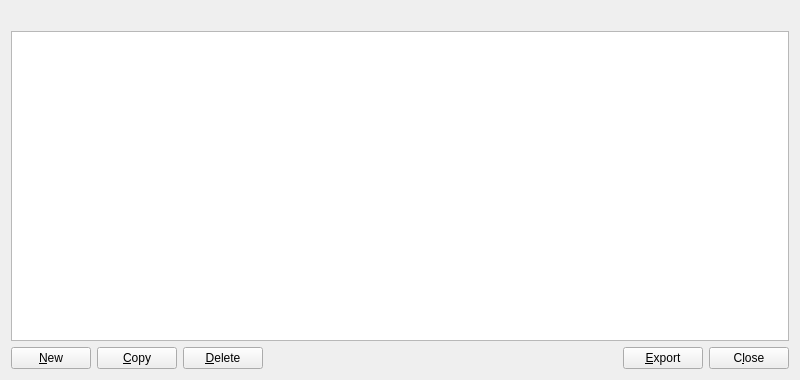
<?xml version="1.0" encoding="UTF-8"?>
<ui version="4.0">
 <class>ZAddressBookPage</class>
 <widget class="QWidget" name="ZAddressBookPage">
  <property name="geometry">
   <rect>
    <x>0</x>
    <y>0</y>
    <width>800</width>
    <height>380</height>
   </rect>
  </property>
  <layout class="QVBoxLayout" name="verticalLayout">
   <item>
    <widget class="QLabel" name="labelExplanation">
     <property name="palette">
      <palette>
       <active>
        <colorrole role="WindowText">
         <brush brushstyle="SolidPattern">
          <color alpha="255">
           <red>255</red>
           <green>255</green>
           <blue>255</blue>
          </color>
         </brush>
        </colorrole>
       </active>
       <inactive>
        <colorrole role="WindowText">
         <brush brushstyle="SolidPattern">
          <color alpha="255">
           <red>255</red>
           <green>255</green>
           <blue>255</blue>
          </color>
         </brush>
        </colorrole>
       </inactive>
       <disabled>
        <colorrole role="WindowText">
         <brush brushstyle="SolidPattern">
          <color alpha="255">
           <red>119</red>
           <green>120</green>
           <blue>120</blue>
          </color>
         </brush>
        </colorrole>
       </disabled>
      </palette>
     </property>
     <property name="textFormat">
      <enum>Qt::PlainText</enum>
     </property>
     <property name="wordWrap">
      <bool>true</bool>
     </property>
    </widget>
   </item>
   <item>
    <widget class="QTableView" name="tableView">
     <property name="contextMenuPolicy">
      <enum>Qt::CustomContextMenu</enum>
     </property>
     <property name="toolTip">
      <string>Right-click to edit address or label</string>
     </property>
     <property name="tabKeyNavigation">
      <bool>false</bool>
     </property>
     <property name="alternatingRowColors">
      <bool>true</bool>
     </property>
     <property name="selectionMode">
      <enum>QAbstractItemView::SingleSelection</enum>
     </property>
     <property name="selectionBehavior">
      <enum>QAbstractItemView::SelectRows</enum>
     </property>
     <property name="sortingEnabled">
      <bool>true</bool>
     </property>
     <attribute name="verticalHeaderVisible">
      <bool>false</bool>
     </attribute>
    </widget>
   </item>
   <item>
    <layout class="QHBoxLayout" name="horizontalLayout">
     <item>
      <widget class="QPushButton" name="newAddress">
       <property name="toolTip">
        <string>Create a new address</string>
       </property>
       <property name="text">
        <string>&amp;New</string>
       </property>
       <property name="icon">
        <iconset resource="../komodo.qrc">
         <normaloff>:/icons/add</normaloff>:/icons/add</iconset>
       </property>
       <property name="autoDefault">
        <bool>false</bool>
       </property>
      </widget>
     </item>
     <item>
      <widget class="QPushButton" name="copyAddress">
       <property name="toolTip">
        <string>Copy the currently selected address to the system clipboard</string>
       </property>
       <property name="text">
        <string>&amp;Copy</string>
       </property>
       <property name="icon">
        <iconset resource="../komodo.qrc">
         <normaloff>:/icons/editcopy</normaloff>:/icons/editcopy</iconset>
       </property>
       <property name="autoDefault">
        <bool>false</bool>
       </property>
      </widget>
     </item>
     <item>
      <widget class="QPushButton" name="deleteAddress">
       <property name="toolTip">
        <string>Delete the currently selected address from the list</string>
       </property>
       <property name="text">
        <string>&amp;Delete</string>
       </property>
       <property name="icon">
        <iconset resource="../komodo.qrc">
         <normaloff>:/icons/remove</normaloff>:/icons/remove</iconset>
       </property>
       <property name="autoDefault">
        <bool>false</bool>
       </property>
      </widget>
     </item>
     <item>
      <spacer name="horizontalSpacer">
       <property name="orientation">
        <enum>Qt::Horizontal</enum>
       </property>
       <property name="sizeHint" stdset="0">
        <size>
         <width>40</width>
         <height>20</height>
        </size>
       </property>
      </spacer>
     </item>
     <item>
      <widget class="QPushButton" name="exportButton">
       <property name="toolTip">
        <string>Export the data in the current tab to a file</string>
       </property>
       <property name="text">
        <string>&amp;Export</string>
       </property>
       <property name="icon">
        <iconset resource="../komodo.qrc">
         <normaloff>:/icons/export</normaloff>:/icons/export</iconset>
       </property>
       <property name="autoDefault">
        <bool>false</bool>
       </property>
      </widget>
     </item>
     <item>
      <widget class="QPushButton" name="closeButton">
       <property name="sizePolicy">
        <sizepolicy hsizetype="Minimum" vsizetype="Minimum">
         <horstretch>0</horstretch>
         <verstretch>0</verstretch>
        </sizepolicy>
       </property>
       <property name="text">
        <string>C&amp;lose</string>
       </property>
       <property name="autoDefault">
        <bool>false</bool>
       </property>
      </widget>
     </item>
    </layout>
   </item>
  </layout>
 </widget>
 <resources>
  <include location="../komodo.qrc"/>
 </resources>
 <connections/>
</ui>
